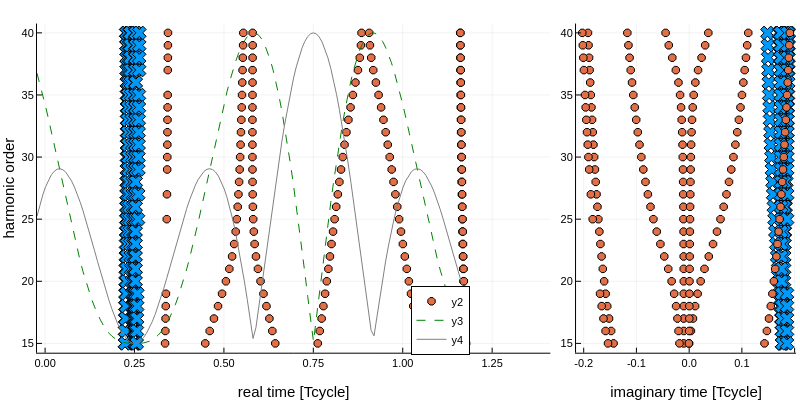

The cell this chart's notebook holds for it:
### Markdown cell above
### variant 1 (unfavourable)

### Code cell
let
    beam = BeamBETC(Intensity1=Intensity1, 
        Intensity2=1*Intensity1,
        lambda=lambda, r=1,s=2,epsilon=0,
        phi=π/2)   
    
    saddles = [tup[1] for tup in vcat(values(saddlesdict)...)]
    TC = TCycle(beam)
    
    ### ionization time
	tir = [real(s.ti) for s in saddles]./TC
	tii = [imag(s.ti) for s in saddles]./TC

	### recombination time
	trr = [real(s.tr) for s in saddles]./TC
	tri = [imag(s.tr) for s in saddles]./TC
    
    orders = [real(s.q) for s in saddles]
    
    plt1 = scatter(tir,orders,markershape = :xcross, markersize=6, label = "",
        xlims = (maximum(trr)-1.2,maximum(trr)*1.2))
	scatter!(trr,orders, markershape = :o)
	scatter!(legend = false, xlabel = "real time [Tcycle]", ylabel = "harmonic order")


	#### plot vector potential (A) and electric field (E) as well
	times = range(min(maximum(trr)-1.2, minimum(trr)), stop=maximum(trr), length = 150)
    
	amplA = field_amplitude.( A(beam).(times.*TC) )
	amplA .= amplA ./maximum(amplA) .* (maximum(orders)-minimum(orders)) .+ minimum(orders)

	plot!(times,amplA, linestyle = :dash, linecolor = :green)

	amplE = field_amplitude.( E(beam).(times.*TC) ) #[p[1]^2 + p[2]^2 for p in fieldA]
	amplE .= amplE ./maximum(amplE) .* (maximum(orders)-minimum(orders)) .+ minimum(orders)

	plot!(times,amplE, linecolor = :grey, linestyle = :solid)
    
    plt2 = scatter(tii, orders, markershape = :xcross, markersize=6, label ="")
	scatter!(tri,orders, markershape = :o, label ="")
	scatter!(legend = :bottom, markeralpha = 0.6, xlabel = "imaginary time [Tcycle]")


	plt3 = plot(plt1, plt2, size = (800,400),layout = grid(1,2, widths = [0.7,0.3]))#@layout[a ; b])

    return plt3
end

### Figure 1 — Plotly figure (JSON) as saved in the notebook; plotly's stock layout.template omitted (floating-point values rounded to 4 significant figures; data arrays with more than 128 entries replaced by an {"elided": "..."} marker saying what was removed)
{"data": [{"colorbar": {"len": 0.9143, "title": "", "x": 0.688, "y": 0.533}, "legendgroup": "", "marker": {"color": "rgba(0, 154, 250, 1.000)", "line": {"color": "rgba(0, 0, 0, 1.000)", "width": 1}, "size": 12, "symbol": "x"}, "mode": "markers", "name": "", "showlegend": false, "type": "scatter", "x": {"elided": "174 float values"}, "xaxis": "x1", "y": {"elided": "174 int values"}, "yaxis": "y1"}, {"colorbar": {"len": 0.9143, "title": "", "x": 0.688, "y": 0.533}, "legendgroup": "y2", "marker": {"color": "rgba(227, 111, 71, 1.000)", "line": {"color": "rgba(0, 0, 0, 1.000)", "width": 1}, "size": 8, "symbol": "octagon"}, "mode": "markers", "name": "y2", "showlegend": true, "type": "scatter", "x": {"elided": "174 float values"}, "xaxis": "x1", "y": {"elided": "174 int values"}, "yaxis": "y1"}, {"colorbar": {"len": 0.9143, "title": "", "x": 0.688, "y": 0.533}, "legendgroup": "y3", "line": {"color": "rgba(0, 128, 0, 1.000)", "dash": "dash", "shape": "linear", "width": 1}, "mode": "lines", "name": "y3", "showlegend": true, "type": "scatter", "x": {"elided": "150 float values"}, "xaxis": "x1", "y": {"elided": "150 float values"}, "yaxis": "y1"}, {"colorbar": {"len": 0.9143, "title": "", "x": 0.688, "y": 0.533}, "legendgroup": "y4", "line": {"color": "rgba(128, 128, 128, 1.000)", "dash": "solid", "shape": "linear", "width": 1}, "mode": "lines", "name": "y4", "showlegend": true, "type": "scatter", "x": {"elided": "150 float values"}, "xaxis": "x1", "y": {"elided": "150 float values"}, "yaxis": "y1"}, {"colorbar": {"len": 0.9143, "title": "", "x": 0.9951, "y": 0.533}, "legendgroup": "", "marker": {"color": "rgba(0, 154, 250, 1.000)", "line": {"color": "rgba(0, 0, 0, 1.000)", "width": 1}, "size": 12, "symbol": "x"}, "mode": "markers", "name": "", "showlegend": false, "type": "scatter", "x": {"elided": "174 float values"}, "xaxis": "x2", "y": {"elided": "174 int values"}, "yaxis": "y2"}, {"colorbar": {"len": 0.9143, "title": "", "x": 0.9951, "y": 0.533}, "legendgroup": "", "marker": {"color": "rgba(227, 111, 71, 1.000)", "line": {"color": "rgba(0, 0, 0, 1.000)", "width": 1}, "size": 8, "symbol": "octagon"}, "mode": "markers", "name": "", "showlegend": false, "type": "scatter", "x": {"elided": "174 float values"}, "xaxis": "x2", "y": {"elided": "174 int values"}, "yaxis": "y2"}], "layout": {"annotations": [], "height": 400, "legend": {"bgcolor": "rgba(255, 255, 255, 1.000)", "bordercolor": "rgba(0, 0, 0, 1.000)", "borderwidth": 1, "font": {"color": "rgba(0, 0, 0, 1.000)", "family": "sans-serif", "size": 11}, "title": {"font": {"color": "rgba(0, 0, 0, 1.000)", "family": "sans-serif", "size": 15}, "text": ""}, "tracegroupgap": 0, "traceorder": "normal", "x": 0.55, "xanchor": "center", "y": 0.07, "yanchor": "bottom"}, "margin": {"b": 20, "l": 0, "r": 0, "t": 20}, "paper_bgcolor": "rgba(255, 255, 255, 1.000)", "plot_bgcolor": "rgba(255, 255, 255, 1.000)", "showlegend": true, "width": 800, "xaxis1": {"anchor": "y1", "domain": [0.04624, 0.688], "gridcolor": "rgba(0, 0, 0, 0.100)", "gridwidth": 0.5, "linecolor": "rgba(0, 0, 0, 1.000)", "mirror": false, "range": [-0.02264, 1.413], "showgrid": true, "showline": true, "showticklabels": true, "tickangle": 0, "tickcolor": "rgb(0, 0, 0)", "tickfont": {"color": "rgba(0, 0, 0, 1.000)", "family": "sans-serif", "size": 11}, "tickmode": "array", "ticks": "inside", "ticktext": ["0.00", "0.25", "0.50", "0.75", "1.00", "1.25"], "tickvals": [0, 0.25, 0.5, 0.75, 1, 1.25], "title": "real time [Tcycle]", "titlefont": {"color": "rgba(0, 0, 0, 1.000)", "family": "sans-serif", "size": 15}, "type": "-", "visible": true, "zeroline": false, "zerolinecolor": "rgba(0, 0, 0, 1.000)"}, "xaxis2": {"anchor": "y2", "domain": [0.72, 0.9951], "gridcolor": "rgba(0, 0, 0, 0.100)", "gridwidth": 0.5, "linecolor": "rgba(0, 0, 0, 1.000)", "mirror": false, "range": [-0.2145, 0.2028], "showgrid": true, "showline": true, "showticklabels": true, "tickangle": 0, "tickcolor": "rgb(0, 0, 0)", "tickfont": {"color": "rgba(0, 0, 0, 1.000)", "family": "sans-serif", "size": 11}, "tickmode": "array", "ticks": "inside", "ticktext": ["-0.2", "-0.1", "0.0", "0.1", "0.2"], "tickvals": [-0.2, -0.1, 0, 0.1, 0.2], "title": "imaginary time [Tcycle]", "titlefont": {"color": "rgba(0, 0, 0, 1.000)", "family": "sans-serif", "size": 15}, "type": "-", "visible": true, "zeroline": false, "zerolinecolor": "rgba(0, 0, 0, 1.000)"}, "yaxis1": {"anchor": "x1", "domain": [0.07581, 0.9902], "gridcolor": "rgba(0, 0, 0, 0.100)", "gridwidth": 0.5, "linecolor": "rgba(0, 0, 0, 1.000)", "mirror": false, "range": [14.25, 40.75], "showgrid": true, "showline": true, "showticklabels": true, "tickangle": 0, "tickcolor": "rgb(0, 0, 0)", "tickfont": {"color": "rgba(0, 0, 0, 1.000)", "family": "sans-serif", "size": 11}, "tickmode": "array", "ticks": "inside", "ticktext": ["15", "20", "25", "30", "35", "40"], "tickvals": [15, 20, 25, 30, 35, 40], "title": "harmonic order", "titlefont": {"color": "rgba(0, 0, 0, 1.000)", "family": "sans-serif", "size": 15}, "type": "-", "visible": true, "zeroline": false, "zerolinecolor": "rgba(0, 0, 0, 1.000)"}, "yaxis2": {"anchor": "x2", "domain": [0.07581, 0.9902], "gridcolor": "rgba(0, 0, 0, 0.100)", "gridwidth": 0.5, "linecolor": "rgba(0, 0, 0, 1.000)", "mirror": false, "range": [14.25, 40.75], "showgrid": true, "showline": true, "showticklabels": true, "tickangle": 0, "tickcolor": "rgb(0, 0, 0)", "tickfont": {"color": "rgba(0, 0, 0, 1.000)", "family": "sans-serif", "size": 11}, "tickmode": "array", "ticks": "inside", "ticktext": ["15", "20", "25", "30", "35", "40"], "tickvals": [15, 20, 25, 30, 35, 40], "title": "", "titlefont": {"color": "rgba(0, 0, 0, 1.000)", "family": "sans-serif", "size": 15}, "type": "-", "visible": true, "zeroline": false, "zerolinecolor": "rgba(0, 0, 0, 1.000)"}}}
